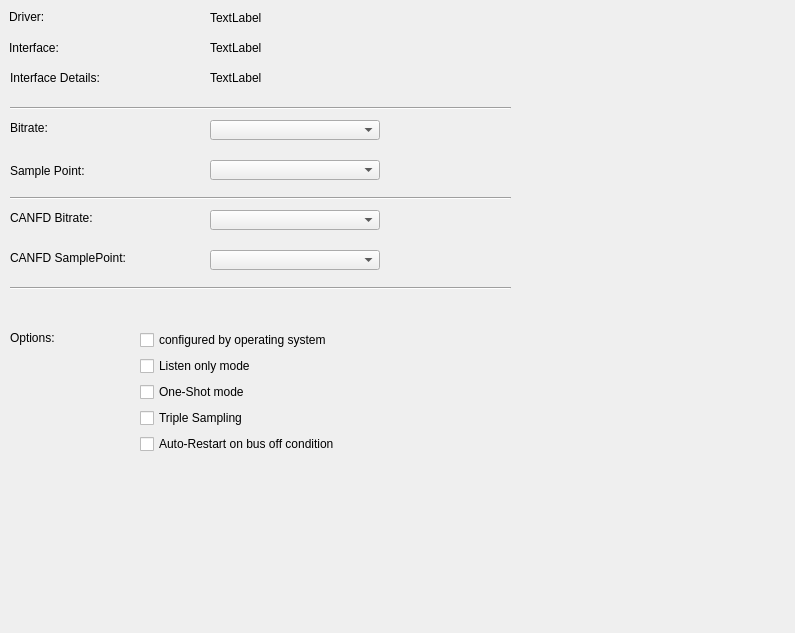
<?xml version="1.0" encoding="UTF-8"?>
<ui version="4.0">
 <class>GenericCanSetupPage</class>
 <widget class="QWidget" name="GenericCanSetupPage">
  <property name="geometry">
   <rect>
    <x>0</x>
    <y>0</y>
    <width>795</width>
    <height>633</height>
   </rect>
  </property>
  <property name="windowTitle">
   <string>Form</string>
  </property>
  <widget class="QLabel" name="label">
   <property name="geometry">
    <rect>
     <x>9</x>
     <y>9</y>
     <width>161</width>
     <height>16</height>
    </rect>
   </property>
   <property name="text">
    <string>Driver:</string>
   </property>
  </widget>
  <widget class="QLabel" name="laDriver">
   <property name="geometry">
    <rect>
     <x>210</x>
     <y>10</y>
     <width>610</width>
     <height>16</height>
    </rect>
   </property>
   <property name="text">
    <string>TextLabel</string>
   </property>
  </widget>
  <widget class="QLabel" name="label_3">
   <property name="geometry">
    <rect>
     <x>9</x>
     <y>40</y>
     <width>161</width>
     <height>16</height>
    </rect>
   </property>
   <property name="text">
    <string>Interface:</string>
   </property>
  </widget>
  <widget class="QLabel" name="laInterface">
   <property name="geometry">
    <rect>
     <x>210</x>
     <y>40</y>
     <width>610</width>
     <height>16</height>
    </rect>
   </property>
   <property name="text">
    <string>TextLabel</string>
   </property>
  </widget>
  <widget class="QLabel" name="label_5">
   <property name="geometry">
    <rect>
     <x>10</x>
     <y>70</y>
     <width>161</width>
     <height>16</height>
    </rect>
   </property>
   <property name="text">
    <string>Interface Details:</string>
   </property>
  </widget>
  <widget class="QLabel" name="laInterfaceDetails">
   <property name="geometry">
    <rect>
     <x>210</x>
     <y>70</y>
     <width>610</width>
     <height>16</height>
    </rect>
   </property>
   <property name="text">
    <string>TextLabel</string>
   </property>
  </widget>
  <widget class="QLabel" name="label_7">
   <property name="geometry">
    <rect>
     <x>10</x>
     <y>120</y>
     <width>161</width>
     <height>16</height>
    </rect>
   </property>
   <property name="text">
    <string>Bitrate:</string>
   </property>
  </widget>
  <widget class="QComboBox" name="cbBitrate">
   <property name="geometry">
    <rect>
     <x>210</x>
     <y>120</y>
     <width>170</width>
     <height>20</height>
    </rect>
   </property>
   <property name="contextMenuPolicy">
    <enum>Qt::DefaultContextMenu</enum>
   </property>
  </widget>
  <widget class="QLabel" name="label_8">
   <property name="geometry">
    <rect>
     <x>10</x>
     <y>160</y>
     <width>171</width>
     <height>21</height>
    </rect>
   </property>
   <property name="text">
    <string>Sample Point:</string>
   </property>
  </widget>
  <widget class="QComboBox" name="cbSamplePoint">
   <property name="geometry">
    <rect>
     <x>210</x>
     <y>160</y>
     <width>170</width>
     <height>20</height>
    </rect>
   </property>
  </widget>
  <widget class="QLabel" name="label_9">
   <property name="geometry">
    <rect>
     <x>10</x>
     <y>210</y>
     <width>171</width>
     <height>16</height>
    </rect>
   </property>
   <property name="text">
    <string>CANFD Bitrate:</string>
   </property>
  </widget>
  <widget class="QComboBox" name="cbBitrateFD">
   <property name="geometry">
    <rect>
     <x>210</x>
     <y>210</y>
     <width>170</width>
     <height>20</height>
    </rect>
   </property>
  </widget>
  <widget class="QLabel" name="label_10">
   <property name="geometry">
    <rect>
     <x>10</x>
     <y>250</y>
     <width>171</width>
     <height>16</height>
    </rect>
   </property>
   <property name="text">
    <string>CANFD SamplePoint:</string>
   </property>
  </widget>
  <widget class="QComboBox" name="cbSamplePointFD">
   <property name="geometry">
    <rect>
     <x>210</x>
     <y>250</y>
     <width>170</width>
     <height>20</height>
    </rect>
   </property>
  </widget>
  <widget class="QLabel" name="label_11">
   <property name="geometry">
    <rect>
     <x>10</x>
     <y>330</y>
     <width>81</width>
     <height>16</height>
    </rect>
   </property>
   <property name="text">
    <string>Options:</string>
   </property>
  </widget>
  <widget class="QWidget" name="verticalLayoutWidget">
   <property name="geometry">
    <rect>
     <x>140</x>
     <y>330</y>
     <width>411</width>
     <height>126</height>
    </rect>
   </property>
   <layout class="QVBoxLayout" name="vbOptions">
    <item>
     <widget class="QCheckBox" name="cbConfigOS">
      <property name="text">
       <string>configured by operating system</string>
      </property>
     </widget>
    </item>
    <item>
     <widget class="QCheckBox" name="cbListenOnly">
      <property name="text">
       <string>Listen only mode</string>
      </property>
     </widget>
    </item>
    <item>
     <widget class="QCheckBox" name="cbOneShot">
      <property name="text">
       <string>One-Shot mode</string>
      </property>
     </widget>
    </item>
    <item>
     <widget class="QCheckBox" name="cbTripleSampling">
      <property name="text">
       <string>Triple Sampling</string>
      </property>
     </widget>
    </item>
    <item>
     <widget class="QCheckBox" name="cbAutoRestart">
      <property name="text">
       <string>Auto-Restart on bus off condition</string>
      </property>
     </widget>
    </item>
   </layout>
  </widget>
  <widget class="Line" name="line">
   <property name="geometry">
    <rect>
     <x>10</x>
     <y>280</y>
     <width>501</width>
     <height>16</height>
    </rect>
   </property>
   <property name="orientation">
    <enum>Qt::Horizontal</enum>
   </property>
  </widget>
  <widget class="Line" name="line_2">
   <property name="geometry">
    <rect>
     <x>10</x>
     <y>190</y>
     <width>501</width>
     <height>16</height>
    </rect>
   </property>
   <property name="orientation">
    <enum>Qt::Horizontal</enum>
   </property>
  </widget>
  <widget class="Line" name="line_3">
   <property name="geometry">
    <rect>
     <x>10</x>
     <y>100</y>
     <width>501</width>
     <height>16</height>
    </rect>
   </property>
   <property name="orientation">
    <enum>Qt::Horizontal</enum>
   </property>
  </widget>
 </widget>
 <resources/>
 <connections/>
</ui>
